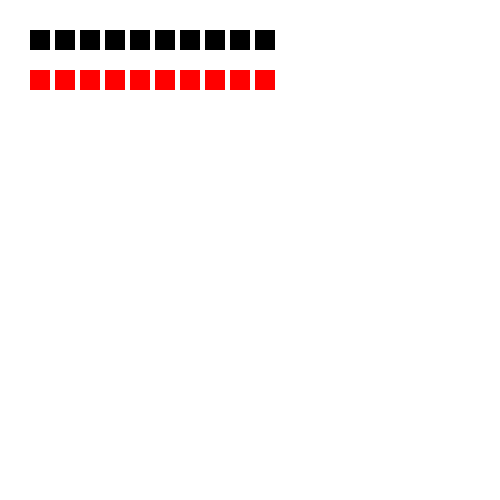
Frame 1 (no input)
Frame 60 (the mouse pressed at the canvas centre just before this capture): identical to frame 1, image omitted
Frame 120 (the mouse held since frame 60 and released just before this capture): identical to frame 1, image omitted

The Processing sketch that drew this single still picture (run headless with seeded random() and noise(); from frame 60 on, the mouse is pressed at the canvas centre):

// Processing sketch: processing_56632
// ── processing_56632.pde

int rectangleSize;
int x;
int y;

void setup()
{
  size(500, 500);
  background(255);
  fill(0);
  noStroke();
  rectMode(CENTER);
  rectangleSize = 20;
  x = 40;
  y = 40;
}

void draw()
{

  RedRectangles();
  BlackRectangles();
}

void BlackRectangles()
{
  fill(0);
  int i = 0;
  while(i < 10)
  {
    rect(x+i*(rectangleSize+5), y, rectangleSize, rectangleSize); 
    i++;
  }
}

void RedRectangles()
{
  fill(255, 0,0);
  for(int j = 0; j<10; j++)
  {
    rect(x+j*(rectangleSize+5), y+40, rectangleSize, rectangleSize); 
  }
}
